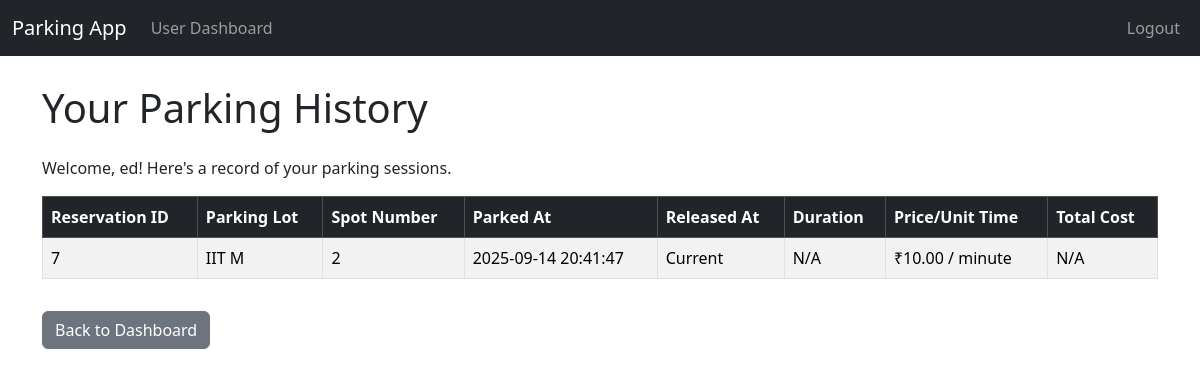
The page /user/parking_history (signed in) on the database its author committed.
### project_app/models.py (models this page shows, shortened)
class User(db.Model, UserMixin):
    id = db.Column(db.Integer, primary_key=True)
    email_id = db.Column(db.String(120), nullable=False, unique=True)
    password_hash = db.Column(db.String(255), nullable=False)
    fullname = db.Column(db.String(120))
    address = db.Column(db.String(200))
    pin_code = db.Column(db.String(10))
    reservations = db.relationship('Reservation', backref='reserving_user',cascade='all, delete-orphan',lazy=True)
    user_occupied_spot = db.relationship('ParkingSpot', backref='occupied_by_user', uselist=False, foreign_keys='ParkingSpot.user_id',lazy=True)

class ParkingLot(db.Model):
    id = db.Column(db.Integer,primary_key=True)
    prime_location_name = db.Column(db.String(120),nullable=False,unique=True)
    price_per_unit_time = db.Column(db.Float,nullable=False)
    address = db.Column(db.String(200),nullable=False)
    pin_code = db.Column(db.String(10),nullable=False)
    maximum_number_of_spots = db.Column(db.Integer,nullable=False)
    spots = db.relationship('ParkingSpot',backref = 'parking_lot', lazy = True, cascade = 'all, delete-orphan')

### project_app/routes.py (the view, shortened to what this page needs)
@main.route('/user/parking_history')
@login_required
def user_parking_history():
    if isinstance(current_user, Admin):
        flash('Administrator do not have parking history.','danger')
        return redirect(url_for('main.admin_dashboard'))
    user_reservations = Reservation.query.filter_by(user_id=current_user.id).order_by(Reservation.parking_timestamp.desc()).all()
    history_data = []
    for res in user_reservations:
        spot = ParkingSpot.query.get(res.spot_id)
        lot_name = 'N/A'
        spot_number = 'N/A'
        if spot:
            lot_name=spot.parking_lot.prime_location_name
            spot_number=spot.spot_number
        duration_str = 'N/A'
        total_cost = 'N/A'
        history_data.append({
            'reservation_id': res.id,
            'lot_name': lot_name,
            'spot_number': spot_number,
            'parking_timestamp': res.parking_timestamp.strftime('%Y-%m-%d %H:%M:%S'),
            'leaving_timestamp': res.leaving_timestamp.strftime('%Y-%m-%d %H:%M:%S') if res.leaving_timestamp else 'Current',
            'duration': duration_str,
            'cost_per_unit_time': f"₹{res.parking_cost_per_unit_time:.2f} / minute",
            'total_cost': total_cost
        })
    return render_template('user_parking_history.html', history_data=history_data)

### project_app/templates/user_parking_history.html (shortened to what this page needs)
{% extends "base.html" %}
{% block content %}
    <h1 class="mb-4">Your Parking History</h1>
    <p>Welcome, {{ current_user.fullname }}! Here's a record of your parking sessions.</p>
    {% if history_data %}
        <div class="table-responsive">
            <table class="table table-striped table-bordered">
                <thead class="table-dark">
                    <tr>
                        <th>Reservation ID</th>
                        <th>Parking Lot</th>
                        <th>Spot Number</th>
                        <th>Parked At</th>
                        <th>Released At</th>
                        <th>Duration</th>
                        <th>Price/Unit Time</th>
                        <th>Total Cost</th>
                    </tr>
                </thead>
                <tbody>
                    {% for record in history_data %}
                        <tr>
                            <td>{{record['reservation_id']}}</td>
                            <td>{{record['lot_name']}}</td>
                            <td>{{record['spot_number']}}</td>
                            <td>{{record['parking_timestamp']}}</td>
                            <td>{{record['leaving_timestamp']}}</td>
                            <td>{{record['duration']}}</td>
                            <td>{{record['cost_per_unit_time']}}</td>
                            <td>{{record['total_cost']}}</td>
                        </tr>
                    {% endfor %}
                </tbody>
            </table>
        </div>
    {% else %}
        <p>You do not have any parking history yet.</p>
    {% endif %}
    <a href="{{url_for('main.user_dashboard')}}" class="btn btn-secondary mt-3">Back to Dashboard</a>
{% endblock %}

### project_app/templates/base.html (style rules this page uses)
body { padding-top:60px; }

### rows shown on the page
User: fullname "ed"
ParkingLot: reservation_id "7", lot_name "IIT M", spot_number "2", parking_timestamp "2025-09-14 20:41:47", leaving_timestamp "Current", duration "N/A", cost_per_unit_time "₹10.00 / minute", total_cost "N/A"
